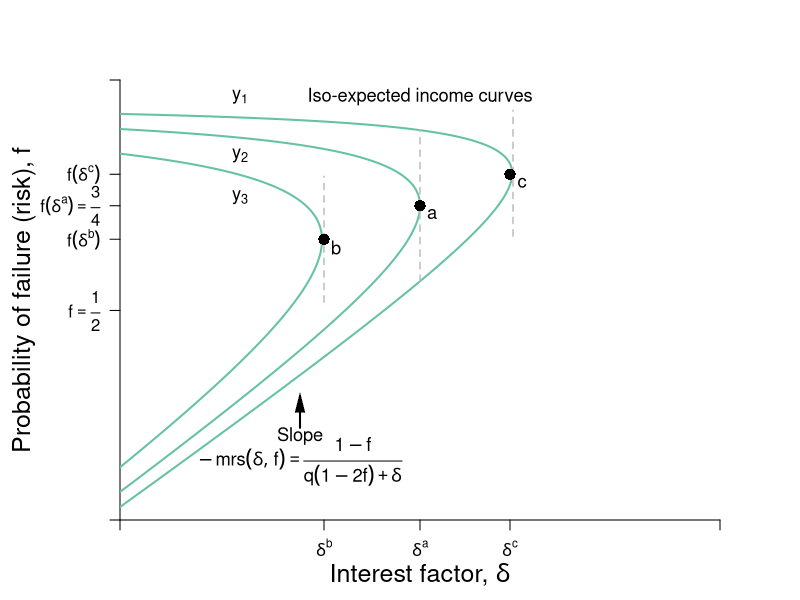

R code for this plot:
#Graph Designer: Simon Halliday
#Authors: Bowles, Foley and Halliday
#Title: Coordination, Conflict and Competition: A Text in Microeconomics

library(shape)
pdf(file = "credit/non_contractual_brf_indiffs.pdf", width = 8, height = 6)

#Set parameters for graphics
axislabelsize <- 1.5
labelsize <- 1.1
graphlinewidth <- 2
segmentlinewidth <- 1.5

COL <- c("#7fc97f", "#beaed4", "#fdc086", "#ffff99", "#386cb0", "#f0027f", "#bf5b17", "#666666")
COLA <- c("#e0f3db", "#99d8c9","#66c2a4","#41ae76", "#238b45", "#005824")
COLB <- c("#c6dbef", "#4eb3d3", "#2b8cbe", "#0868ac","#084081")

#Edited the margins to cater for the larger LHS labels
par(mar =  c(4, 6, 4, 4))

brfFn <- function(delta, q = 1) {
  .5 + (delta / (2 * q)) 
}

isoreturnFn <- function(delta, pi=0.125) {
  1 - (pi)/delta
}


yFn <- function(d1, f1, q = 1){
  q*f1*(1 - f1) - d1*(1 - f1)
}

ylow <- function(delta, q = 1, ybar = 0.03){
  (-sqrt(delta^2 - 2*delta*q + q^2 - 4*q*ybar) + delta + q)/(2*q)
}

yhigh <- function(delta, q = 1, ybar = 0.03){
  (sqrt(delta^2 - 2*delta*q + q^2 - 4*q*ybar) + delta + q)/(2*q)
}

xlims <- c(0, 1)
ylims <- c(0, 1.05)

npts <- 501 
d1 <- seq(xlims[1], xlims[2], length.out = npts)
f1 <- seq(ylims[1], ylims[2], length.out = npts) 
a <- c(0.03, 0.0625, 0.11)

plot(0, 0, xlim = xlims, ylim = ylims, type = "n",
     xlab = expression(paste("")),
     ylab = expression(paste("")), 
     xaxt = "n", 
     yaxt = "n", 
     cex.lab = axislabelsize, 
     bty = "n", 
     xaxs="i", 
     yaxs="i"
)


# ticksy <- seq(from = 0, to = ylims[2], by = 0.1)
# ylabels <- seq(from = 0, to = ylims[2], by = 0.1)
# ticksx <- seq(from = 0, to = xlims[2], by = 0.1)
# xlabels <- seq(from = 0, to = xlims[2], by = 0.1)
ticksy <- c(ylims[1], 0.5, brfFn(delta = 0.34), brfFn(delta = 0.5), brfFn(delta = 0.65), ylims[2])
ylabels <- c(NA, expression(paste(f == frac(1,2))), expression(paste(f*(delta^b) )),  expression(paste(f*(delta^a) == frac(3,4))),expression(paste(f*(delta^c) )), NA)
ticksx <- c(xlims[1], 0.34, 0.5, 0.65, xlims[2])
xlabels <- c(NA,  expression(paste(delta^b)), expression(paste(delta^a)), expression(paste(delta^c)), NA)

axis(1, at = ticksx, pos = 0, labels = xlabels)
axis(2, at = ticksy, pos = 0, labels = ylabels, las = 1)

npts <- 503 
xx1 <- seq(xlims[1], xlims[2], length.out = npts)
xx2 <- seq(0, 1, length.out = npts)

#Draw the graphs
#lines(xx1, brfFn(xx1), col = COLA[4], lwd = graphlinewidth)

#Axis labels
mtext(expression(paste("Interest factor, ", delta)), side = 1, line = 2.5, cex = axislabelsize)
text(-0.16, 0.5*(ylims[2]), expression(paste("Probability of failure (risk), ", f)), xpd = TRUE, cex = axislabelsize, srt = 90) 

#Contour lines
contour(d1, f1,
        outer(d1, f1, yFn),
        drawlabels = FALSE,
        col = COLA[3],
        lwd = graphlinewidth,
        levels = a,
        xaxs="i",
        yaxs="i",
        add = TRUE)

segments(0.5, ylow(delta = 0.5), 0.5, yhigh(delta = 0.5), lty = 2, col = "gray" , lwd = segmentlinewidth)
# segments(0, yhigh(delta = 0.5), 0.5, yhigh(delta = 0.5), lty = 2, col = "gray" , lwd = segmentlinewidth)
# segments(0, ylow(delta = 0.5), 0.5, ylow(delta = 0.5), lty = 2, col = "gray" , lwd = segmentlinewidth)

segments(0.34, brfFn(delta = 0.34) - 0.15, 0.34, brfFn(delta = 0.34) + 0.15, lty = 2, col = "gray" , lwd = segmentlinewidth)
segments(0.655, brfFn(delta = 0.655) - 0.15, 0.655, brfFn(delta = 0.655) + 0.15, lty = 2, col = "gray" , lwd = segmentlinewidth)

#segments(0, brfFn(delta = 0.5), 0.5, brfFn(delta = 0.5), lty = 2, col = "gray" , lwd = segmentlinewidth)

# 
# segments(8, 0, 8,indiffA(x = 8)  , lty = 2, col = "gray" , lwd = segmentlinewidth)
# segments(0, indiffA(x = 8) , 8,indiffA(x = 8)  , lty = 2, col = "gray" , lwd = segmentlinewidth)

text(0.5+ 0.02, brfFn(delta = 0.5) - 0.02, expression(paste(a)), cex = labelsize)
points(0.5, brfFn(delta = 0.5), pch = 16, col = "black", cex = 1.5)
text(0.34+ 0.02, brfFn(delta = 0.34) - 0.02, expression(paste(b)), cex = labelsize)
points(0.34, brfFn(delta = 0.34), pch = 16, col = "black", cex = 1.5)
text(0.65+ 0.02, brfFn(delta = 0.65) - 0.02, expression(paste(c)), cex = labelsize)
points(0.65, brfFn(delta = 0.65), pch = 16, col = "black", cex = 1.5)

# text(0.5+ 0.02, ylow(delta = 0.5) - 0.02, expression(paste(d)), cex = labelsize)
# points(0.5, ylow(delta = 0.5), pch = 16, col = "black", cex = 1.5)
# text(0.5+ 0.02, yhigh(delta = 0.5) - 0.02, expression(paste(e)), cex = labelsize)
# points(0.5, yhigh(delta = 0.5), pch = 16, col = "black", cex = 1.5)



text(0.5, 1.01, expression(paste("Iso-expected income curves")), cex = labelsize)
text(0.2, 1.01, expression(paste(y[1])), cex = labelsize)
text(0.2, 0.87, expression(paste(y[2])), cex = labelsize)
text(0.2, 0.77, expression(paste(y[3])), cex = labelsize)
text(0.3, 0.2, expression(Slope), cex = labelsize)
text(0.3, 0.14, expression(paste(-mrs(delta, f) == frac(1 - f, q*(1 - 2*f) + delta))), cex = labelsize)
Arrows(0.3, 0.22, 0.3, 0.28, col = "black", lty = 1, lwd = 2, arr.type = "triangle", arr.lwd = 0.5)

# text(0.85, 0.7, expression(paste("A's Best Response")), cex = labelsize)
# text(0.85, 0.65, expression(paste("function")), cex = labelsize)
# text(0.85, 0.58, expression(paste("Slope ", phantom() == frac(1, 2*q))), cex = labelsize)
# Arrows(0.85, 0.73, 0.85, 0.89, col = "black", lty = 1, lwd = 2, arr.type = "triangle", arr.lwd = 0.5)

dev.off()
